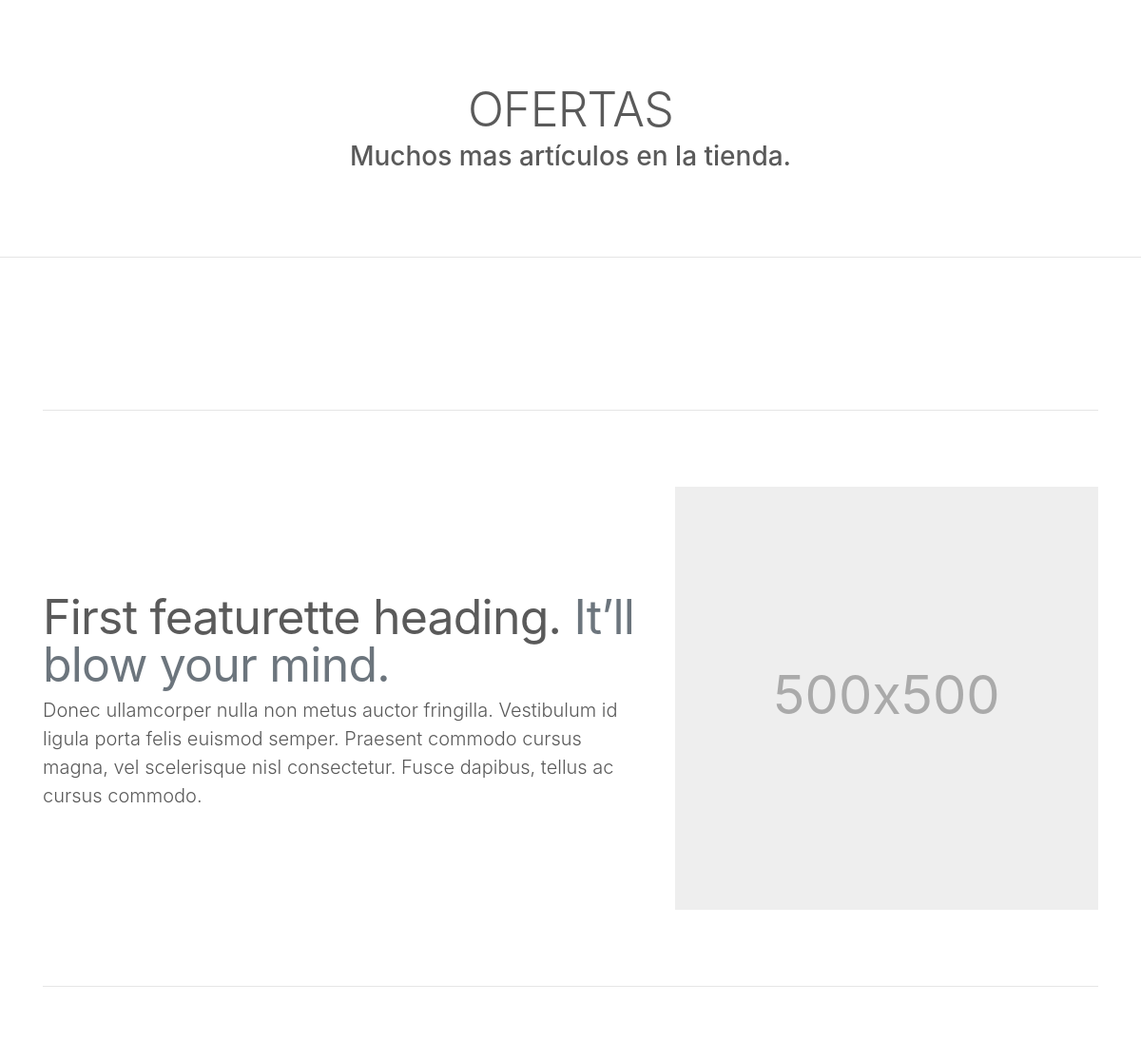
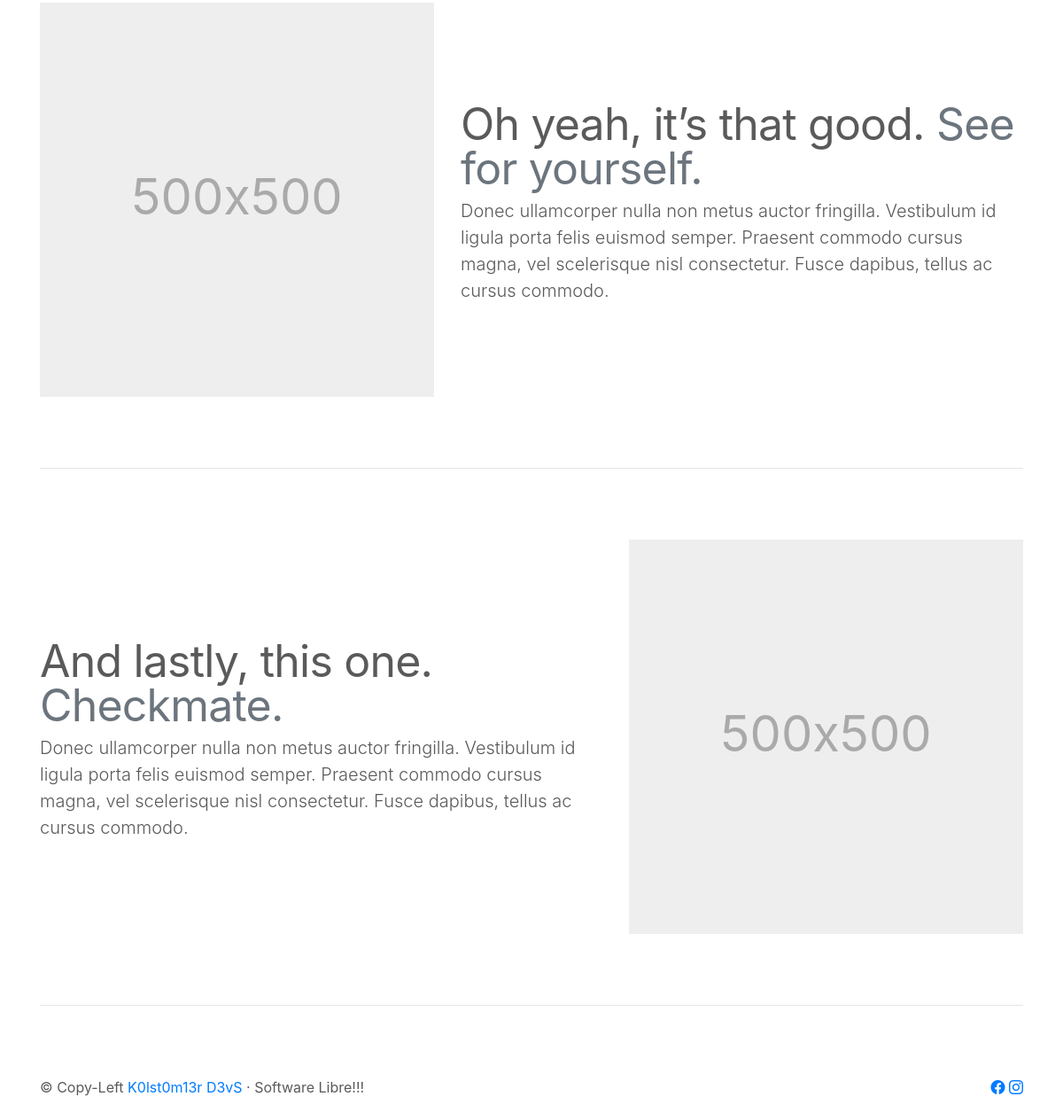
The app's page / (lower part), older data (2 pictures, top to bottom).
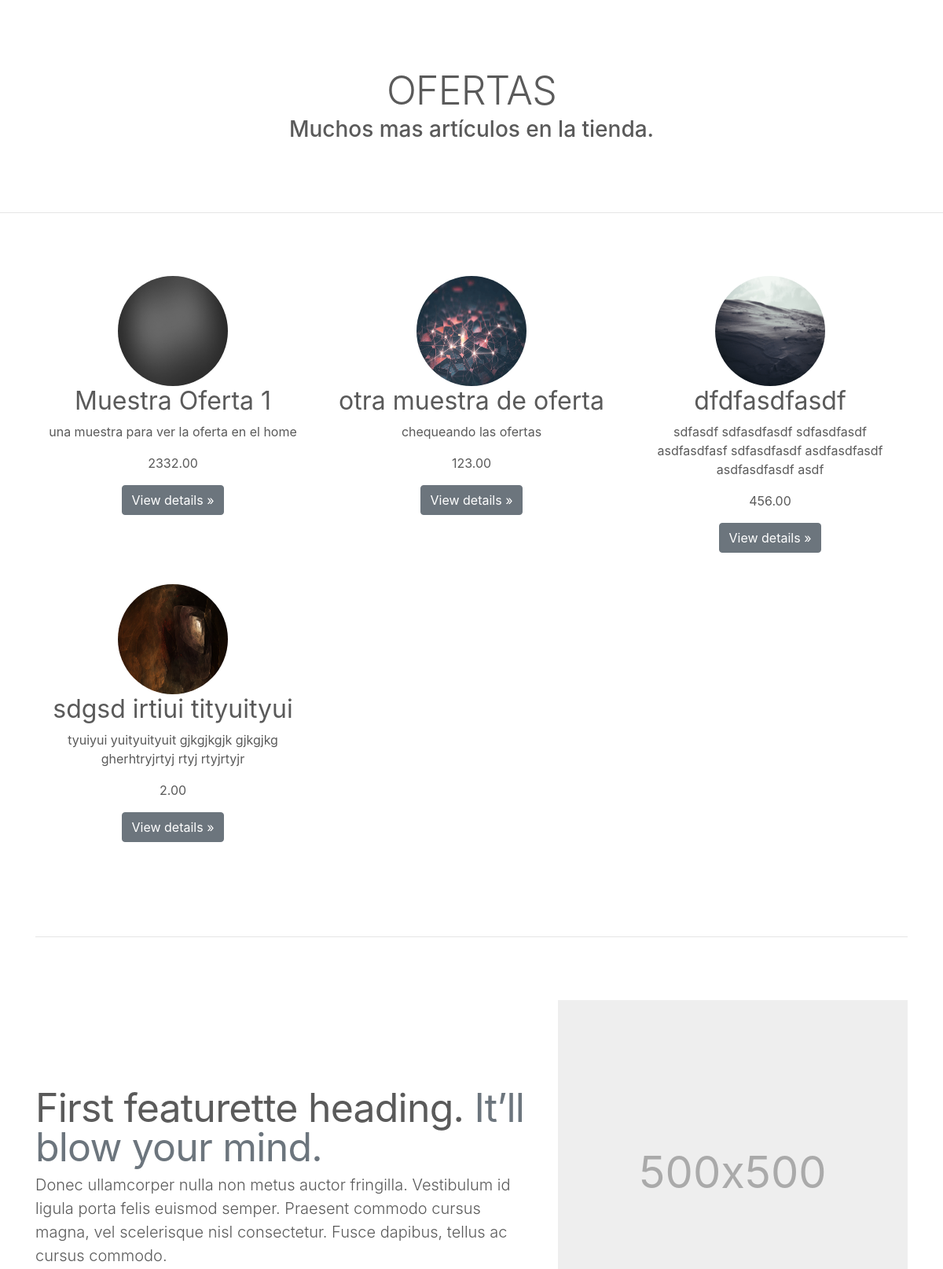
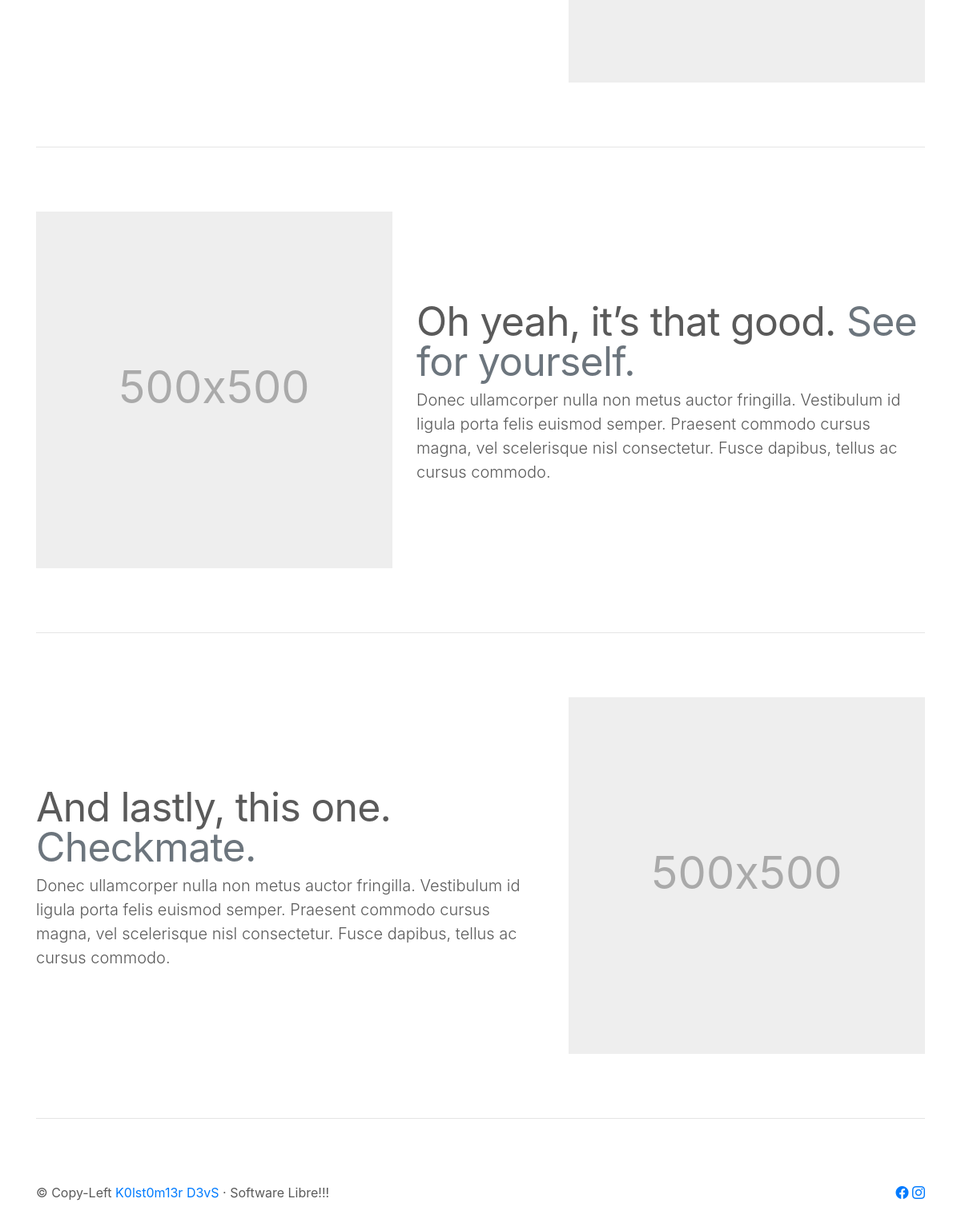
The same page, newer data (2 pictures, top to bottom).
### tienda/models.py (models this page shows, shortened)
class Articulo(models.Model):
    nombre = models.CharField(max_length=50)
    descripcion = models.CharField(max_length=200)
    imagen = models.ImageField(upload_to='articulos')
    precio = models.DecimalField(max_digits=7, decimal_places=2, default=0.00)
    categoria = models.ForeignKey(Categoria, on_delete=models.CASCADE)
    class Meta:
        verbose_name = 'Articulo'
        verbose_name_plural = 'Articulos'

### roque_vago_app/views.py (the view)
# urls.py: path("", views.index, name="index"),
def index(request):
    carro = Carro(request)
    articulos = Articulo.objects.all()
    ctx = {"articulos": articulos}
    return render(request, 'roque_vago_app/index.html', ctx)

### carro/context_processors.py (called while the page is built)
def importe_total(request):
    total = 0
    if request.user.is_authenticated:
         for key, value in request.session["carro"].items():
            total = total + float(value["precio"])
    else:
        total =  "Iniciá sesión para hacer tu pedido"
    return {"importe_total": total}

### roque_vago_app/templates/roque_vago_app/index.html (shortened to what this page needs)
{% extends 'roque_vago_app/base.html' %}
{% load static %}
{% block content %}
<main role="main">
  <div class="row featurette">
    <div class="col-md-12" id="decoracion">
      <h2 class="featurette-heading" style="text-align:center;">OFERTAS</h2>
      <h3 style="text-align:center;">Muchos mas artículos en la tienda.</h3>
    </div>
  </div>
  <hr class="featurette-divider">
  <div class="container marketing">
    <div class="row">
      {% for articulo in articulos %}
      {% if articulo.categoria.nombre == "Oferta" %}
          <div class="col-lg-4">
            <img class="rounded-circle" width="140" height="140" src="{{ articulo.imagen.url }}">
            <h2>{{ articulo.nombre }}</h2>
            <p>{{ articulo.descripcion }}</p>
            <p>{{ articulo.precio }}</p>
            <p><a class="btn btn-secondary" href="#" role="button">View details &raquo;</a></p>
          </div>
      {% endif %}
      {% endfor %}
    </div>
    <hr class="featurette-divider">
    <div class="row featurette">
      <div class="col-md-7">
        <h2 class="featurette-heading">First featurette heading. <span class="text-muted">It’ll blow your mind.</span></h2>
        <p class="lead">Donec ullamcorper nulla non metus auctor fringilla. Vestibulum id ligula porta felis euismod semper. Praesent commodo cursus magna, vel scelerisque nisl consectetur. Fusce dapibus, tellus ac cursus commodo.</p>
      </div>
      <div class="col-md-5">
        <svg class="bd-placeholder-img bd-placeholder-img-lg featurette-image img-fluid mx-auto" width="500" height="500" xmlns="http://www.w3.org/2000/svg" preserveAspectRatio="xMidYMid slice" focusable="false" role="img" aria-label="Placeholder: 500x500"><title>Placeholder</title><rect width="100%" height="100%" fill="#eee"/><text x="50%" y="50%" fill="#aaa" dy=".3em">500x500</text></svg>
      </div>
    </div>
    <hr class="featurette-divider">
    <div class="row featurette">
      <div class="col-md-7 order-md-2">
        <h2 class="featurette-heading">Oh yeah, it’s that good. <span class="text-muted">See for yourself.</span></h2>
        <p class="lead">Donec ullamcorper nulla non metus auctor fringilla. Vestibulum id ligula porta felis euismod semper. Praesent commodo cursus magna, vel scelerisque nisl consectetur. Fusce dapibus, tellus ac cursus commodo.</p>
      </div>
      <div class="col-md-5 order-md-1">
        <svg class="bd-placeholder-img bd-placeholder-img-lg featurette-image img-fluid mx-auto" width="500" height="500" xmlns="http://www.w3.org/2000/svg" preserveAspectRatio="xMidYMid slice" focusable="false" role="img" aria-label="Placeholder: 500x500"><title>Placeholder</title><rect width="100%" height="100%" fill="#eee"/><text x="50%" y="50%" fill="#aaa" dy=".3em">500x500</text></svg>
      </div>
    </div>
    <hr class="featurette-divider">
    <div class="row featurette">
      <div class="col-md-7">
        <h2 class="featurette-heading">And lastly, this one. <span class="text-muted">Checkmate.</span></h2>
        <p class="lead">Donec ullamcorper nulla non metus auctor fringilla. Vestibulum id ligula porta felis euismod semper. Praesent commodo cursus magna, vel scelerisque nisl consectetur. Fusce dapibus, tellus ac cursus commodo.</p>
      </div>
      <div class="col-md-5">
        <svg class="bd-placeholder-img bd-placeholder-img-lg featurette-image img-fluid mx-auto" width="500" height="500" xmlns="http://www.w3.org/2000/svg" preserveAspectRatio="xMidYMid slice" focusable="false" role="img" aria-label="Placeholder: 500x500"><title>Placeholder</title><rect width="100%" height="100%" fill="#eee"/><text x="50%" y="50%" fill="#aaa" dy=".3em">500x500</text></svg>
      </div>
    </div>
    <hr class="featurette-divider">
  </div>
</main>
{% endblock %}

### roque_vago_app/templates/roque_vago_app/base.html (shortened to what this page needs)
<!doctype html>
<html lang="en">
  <head>
    {% load static %}
    <link rel="stylesheet" href="https://cdn.jsdelivr.net/npm/bootstrap-icons@1.9.1/font/bootstrap-icons.css">
<link href="{% static 'roque_vago_app/assets/dist/css/bootstrap.css' %}" rel="stylesheet">
    <link href="{% static 'roque_vago_app/carousel.css' %}" rel="stylesheet">
  </head>
  <body>
<main role="main">
{% block content %}
{% endblock %}
  <footer class="container">
    <p class="float-right">
       <a href="#"><i class="bi bi-facebook"></i></a>
       <a href="https://www.instagram.com/kolstomierdevs?igshid=YmMyMTA2M2Y="><i class="bi bi-instagram"></i></a>
    </p>
    <p>&copy Copy-Left<a href="#"> K0lst0m13r D3vS</a> &middot; Software Libre!!!</p>
  </footer>
</main>
      <script>window.jQuery || document.write('<script src="../assets/js/vendor/jquery.slim.min.js"><\/script>')</script><script src="{% static 'roque_vago_app/assets/dist/js/bootstrap.bundle.js' %}"></script></body>
</html>

### roque_vago_app/static/roque_vago_app/carousel.css (style rules this page uses)
body { padding-top: 3rem; padding-bottom: 3rem; color: #5a5a5a; }
.marketing .col-lg-4 { margin-bottom: 1.5rem; text-align: center; }
.marketing h2 { font-weight: 400; }
.marketing .col-lg-4 p { margin-right: .75rem; margin-left: .75rem; }
.featurette-divider { margin: 5rem 0; }
.featurette-heading { font-weight: 300; line-height: 1; letter-spacing: -.05rem; }
@media (min-width: 40em) { .featurette-heading { font-size: 50px; } }
@media (min-width: 62em) { .featurette-heading { margin-top: 7rem; } }

### roque_vago_app/templates/roque_vago_app/base.html (style rules this page uses)
.bd-placeholder-img { font-size: 1.125rem; text-anchor: middle; -webkit-user-select: none; -moz-user-select: none; -ms-user-select: none; user-select: none; }
@media (min-width: 768px) { .bd-placeholder-img-lg { font-size: 3.5rem; } }

Row changes from the older to the newer data that the page shows:
added Articulo: imagen (picture), nombre "Muestra Oferta 1", descripcion "una muestra para ver la oferta en el home", precio "2332.00"
added Articulo: imagen (picture), nombre "otra muestra de oferta", descripcion "chequeando las ofertas", precio "123.00"
added Articulo: imagen (picture), nombre "dfdfasdfasdf", descripcion "sdfasdf sdfasdfasdf sdfasdfasdf asdfasdfasf sdfasdfasdf asdfasdfasdf asdfasdfasdf asdf", precio "456.00"
added Articulo: imagen (picture), nombre "sdgsd irtiui tityuityui", descripcion "tyuiyui yuityuityuit gjkgjkgjk gjkgjkg gherhtryjrtyj rtyj rtyjrtyjr", precio "2.00"
